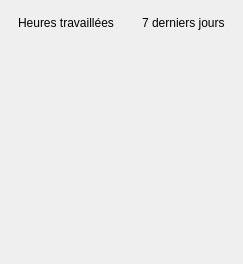
                                <widget class="QFrame" name="hoursCard">
                                  <property name="card" stdset="0">
                                    <bool>true</bool>
                                  </property>
                                  <property name="minimumSize">
                                    <size>
                                      <width>0</width>
                                      <height>0</height>
                                    </size>
                                  </property>
                                  <layout class="QVBoxLayout" name="hoursLayout">
                                    <property name="leftMargin">
                                      <number>18</number>
                                    </property>
                                    <property name="topMargin">
                                      <number>16</number>
                                    </property>
                                    <property name="rightMargin">
                                      <number>18</number>
                                    </property>
                                    <property name="bottomMargin">
                                      <number>14</number>
                                    </property>
                                    <property name="spacing">
                                      <number>10</number>
                                    </property>
                                    <item>
                                      <layout class="QHBoxLayout" name="hoursHead">
                                        <property name="leftMargin">
                                          <number>0</number>
                                        </property>
                                        <property name="topMargin">
                                          <number>0</number>
                                        </property>
                                        <property name="rightMargin">
                                          <number>0</number>
                                        </property>
                                        <property name="bottomMargin">
                                          <number>0</number>
                                        </property>
                                        <property name="spacing">
                                          <number>8</number>
                                        </property>
                                        <item>
                                          <widget class="QLabel" name="hoursTitle">
                                            <property name="text">
                                              <string>Heures travaillées</string>
                                            </property>
                                            <property name="section" stdset="0">
                                              <bool>true</bool>
                                            </property>
                                          </widget>
                                        </item>
                                        <item>
                                          <spacer name="hoursSp">
                                            <property name="orientation">
                                              <enum>Qt::Horizontal</enum>
                                            </property>
                                            <property name="sizeHint">
                                              <size>
                                                <width>20</width>
                                                <height>10</height>
                                              </size>
                                            </property>
                                          </spacer>
                                        </item>
                                        <item>
                                          <widget class="QLabel" name="hoursPill">
                                            <property name="text">
                                              <string>7 derniers jours</string>
                                            </property>
                                            <property name="pill" stdset="0">
                                              <bool>true</bool>
                                            </property>
                                          </widget>
                                        </item>
                                      </layout>
                                    </item>
                                    <item>
                                      <widget class="QLabel" name="hoursChart">
                                        <property name="text">
                                          <string/>
                                        </property>
                                        <property name="minimumSize">
                                          <size>
                                            <width>0</width>
                                            <height>210</height>
                                          </size>
                                        </property>
                                        <property name="alignment">
                                          <set>Qt::AlignCenter</set>
                                        </property>
                                      </widget>
                                    </item>
                                  </layout>
                                </widget>
